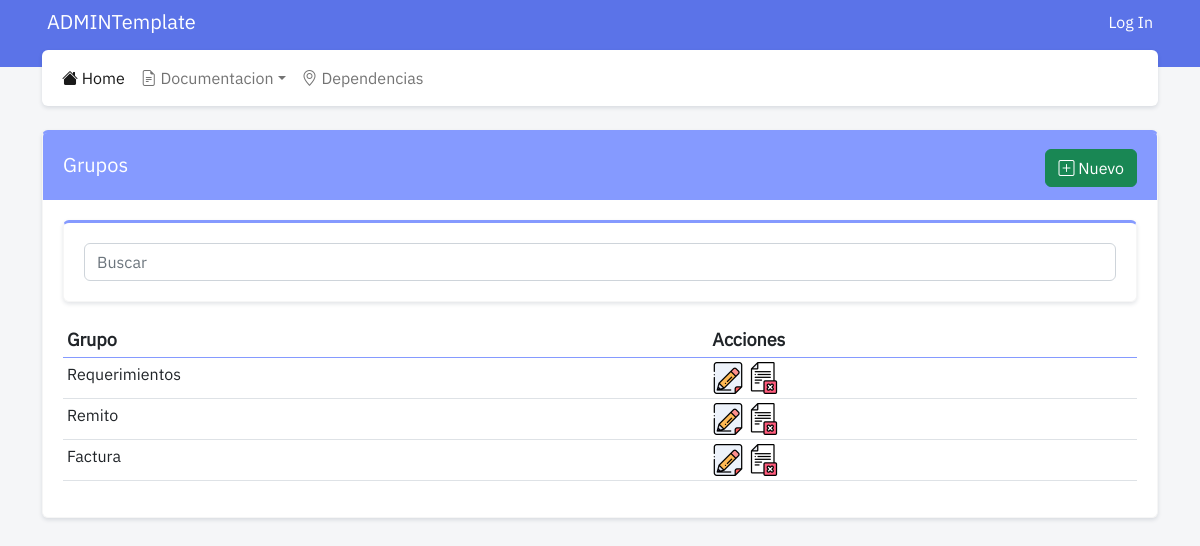
Page /grupos/ on the earlier database version.
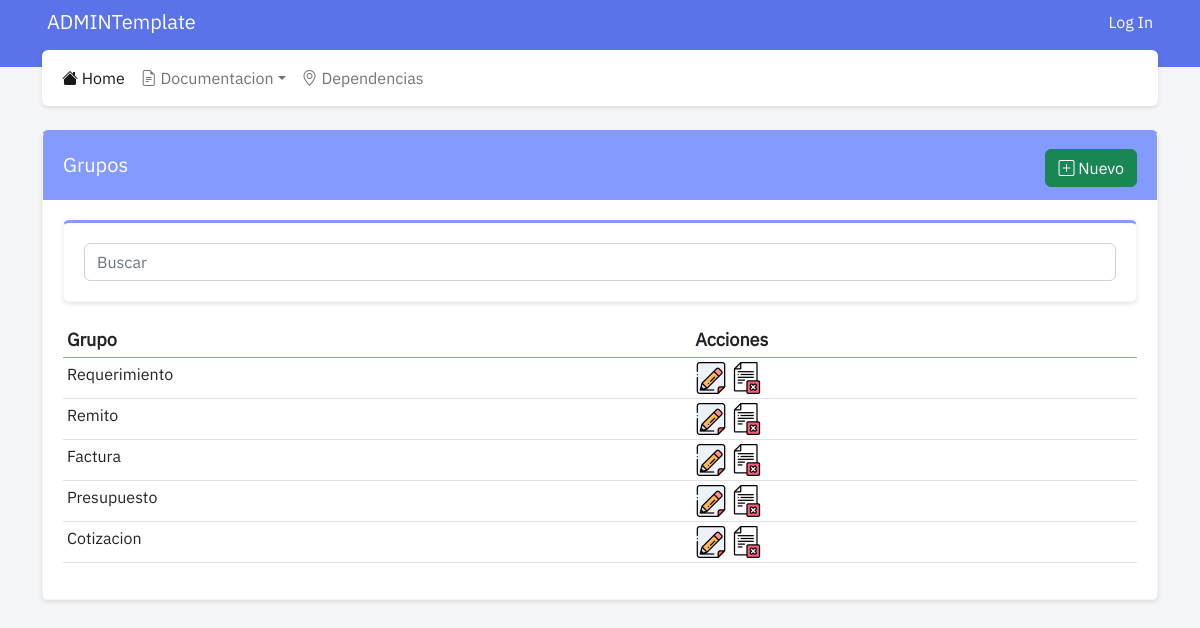
Same page on the later database version.
### documentacion/models.py (models this page shows, shortened)
class Grupo(models.Model):
    grupo = models.CharField("Grupo", max_length = 80)

### documentacion/views.py (the view)
# urls.py: path('grupos/', views.grupo_index, name="grupos_index"),
def grupo_index(request):
    if request.method == 'POST':
        query = request.POST['query']
        grupos = Grupo.objects.filter( Q(grupo__icontains = query))[:50]
    else:
        grupos = Grupo.objects.all()[:50]
    context = {
        'grupos': grupos
    }
    return render(request, 'grupos_index.html', context)

### documentacion/templates/grupos_index.html (shortened to what this page needs)
{% extends 'base.html' %}
{% load static %}
{% block content %}
<div class="card">
    <div class="card-header header-tematico">
        <div class="float-start">
            <h4 class="card-header-title">Grupos</h4>
        </div>
        <div class="float-end">
            <a href="{% url 'grupos_create' %}" style="margin-top: 4px;" class="btn btn-success"><i class="bi bi-plus-square"></i> Nuevo</a>
        </div>
    </div>
    <div class="card-body">
        <div class="card">
            <div class="card-body">
                <form action="#" method="POST">
                    <input name="query" class="form-control" placeholder="Buscar" autofocus="autofocus">
                </form>
            </div>
        </div>
        <div class="table-responsive-md">
            <table class="table table-sm table-hover ">
                <thead>
                    <tr>
                        <th>Grupo</th>
                        <th>Acciones</th>
                    </tr>
                </thead>
                <tbody>
                    {% for grupo in grupos %}
                    <tr>
                        <td>{{grupo.grupo|lower|capfirst }}</td>
                            <td><a href="{% url 'grupos_update' grupo.id %}"><img src="{% static 'assets/iconos/edit.png' %}" width="32" height="32"></a>
                            <a href="{% url 'grupos_delete' grupo.id %}"><img src="{% static 'assets/iconos/delete.png' %}" width="32" height="32"></a></td>
                    </tr>
                    {% endfor %}
                </tbody>
            </table>
        </div>
    </div>
</div>
{% endblock content %}

Differences in the rows shown:
changed Grupo: grupo "Requerimientos" → "Requerimiento"
added Grupo: grupo "Presupuesto"
added Grupo: grupo "Cotizacion"
